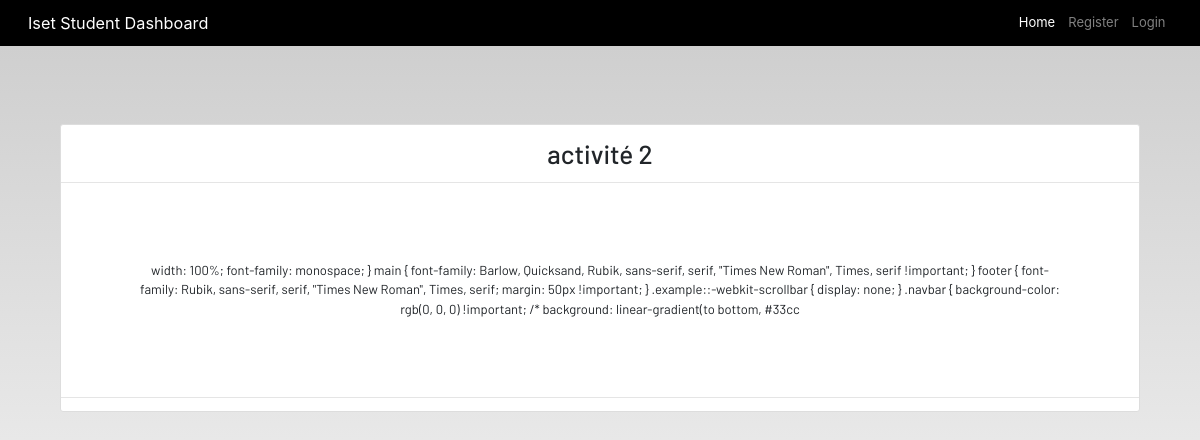
/notes_detail/21, run on the app's committed database.
### dashboard/models.py (models this page shows, shortened)
class Notes(models.Model):
 user = models.ForeignKey(User, on_delete=models.CASCADE)
 title = models.CharField(max_length=200)
 description = models.TextField()
 class Meta:
   verbose_name = "notes"
   verbose_name_plural = "notes"

### dashboard/views.py (the view)
# urls.py: path('notes_detail/<int:pk>',views.NotesDetailView.as_view(),name="notes-detail"),
class NotesDetailView(generic.DetailView):
    model= Notes

### dashboard/templates/dashboard/notes_detail.html
{% extends 'dashboard/base.html' %}
{% load static %}
{% block content %}
<section class='text-center container'>
    <div class="container">
        <div class="content-section p-0 mt-5">
            <div class="m-3">
                <h2>{{notes.title}}</h2>
            </div>
            <hr class="p-0 m-0">
            <p class="description m-5 p-5">
                {{ notes.description}}
            </p>
            <hr>
        </div>
    </div>
</section>
{% endblock content %}

### static/css/main.css (style rules this page uses)
html { scroll-behavior: smooth; height: 100%; width: 100%; font-family: monospace; }
html, body { max-width: 100%; overflow-x: hidden; height: 100%; width: 100%; }
body { background: linear-gradient(rgba(0, 0, 0, 0.2), rgba(255, 255, 255, 0.5)); overflow-x: hidden; background-repeat: no-repeat; }
.content-section { background: #ffffff; padding: 10px 20px; border: 1px solid #dddddd; border-radius: 3px; margin-bottom: 20px; }

### data on the page
Notes: title "activité 2", description "width: 100%; font-family: monospace; } main { font-family: Barlow, Quicksand, Rubik, sans-serif, serif, \"Times New Roman\", Times, serif !important; } footer { font-family: Rubik, sans-serif, serif, \"Times New Roman\", Times, serif; margin: 50px !important; } .example::-webkit-scrollbar { display: none; } .navbar { background-color: rgb(0, 0, 0) !important; /* background: linear-gradient(to bottom, #33cc"
